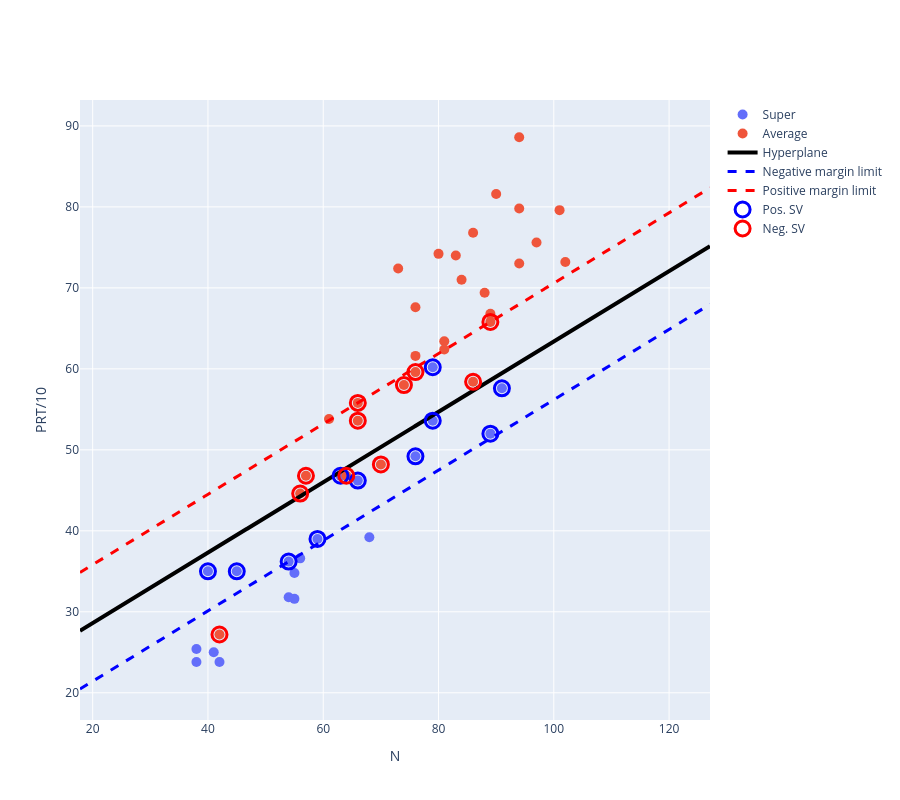

Write notebook code for a chart like this one.
### Markdown cell above
Plot data, and SVs.

### Code cell
# Plot the data points, the hyperplane, the margin limits, and the support vectors
svs = clf.support_vectors_ # The support vectors are the samples in the training set that correspond to the non-zero alphas, which are the samples that lie on the margin or within the margin and have a significant influence on the position of the hyperplane. The support vectors can be accessed using the support_vectors_ attribute of the trained SVM model.
ixNegSv = np.where(y_train[clf.support_]==-1)[0] # The indexes of the negative support vectors are obtained by checking which support vectors correspond to samples in the training set that have a class label of -1.
ixPosSv = np.where(y_train[clf.support_]==1)[0] # The indexes of the positive support vectors are obtained by checking which support vectors correspond to samples in the training set that have a class label of 1.
posSv = svs[ixPosSv,:] # Positive suport vectors
negSv = svs[ixNegSv,:] # Negative support vectors

# Decision hyperplane and margin limits
# The hyperplane is defined by the equation w[0]*x1 + w[1]*x2 + b = 0, which can be rearranged to x2 = -w[0]/w[1]*x1 - b/w[1]
xx = np.arange(np.min(X[:,0])-0.2,np.max(X[:,0])+0.2,0.1)
W = clf.coef_[0].squeeze() # The weight vector w can be accessed using the coef_ attribute of the trained SVM model. Since we are using a linear kernel, the weight vector is a 1D array with two elements corresponding to the coefficients for the two features in the dataset.
b = clf.intercept_[0] # The bias term b can be accessed using the intercept_ attribute of the trained SVM model. Since we are using a linear kernel, the bias term is a scalar value.
hyp = -W[0]/W[1]*xx-b/W[1] 
posLine = -W[0]/W[1]*xx-b/W[1]-1/W[1]
negLine = -W[0]/W[1]*xx-b/W[1]+1/W[1]

ixPos=np.where(y_train==1)[0]
ixNeg=np.where(y_train==-1)[0]

fig=go.Figure()
fig.add_trace(go.Scatter(x=X_train[ixPos,0],y=X_train[ixPos,1],name='Super'))
fig.add_trace(go.Scatter(x=X_train[ixNeg,0],y=X_train[ixNeg,1],name='Average'))
fig.update_traces(marker=dict(size=10))
fig.update_traces(mode='markers')

fig.add_trace(go.Scatter(x=xx,y=hyp,mode='lines', line=dict(color="black",width=4),name='Hyperplane'))
fig.add_trace(go.Scatter(x=xx,y=negLine,mode='lines', line=dict(color="blue",width=3,dash='dash'),name='Negative margin limit'))
fig.add_trace(go.Scatter(x=xx,y=posLine,mode='lines', line=dict(color="red",width=3,dash='dash'),name='Positive margin limit'))

fig.add_trace(go.Scatter(x=posSv[:,0],y=posSv[:,1],mode='markers',name='Pos. SV',
                         marker_size=15,marker_symbol="circle-open",marker=dict(color="blue",
                                                                                line=dict(width=3,color='blue'))))
fig.add_trace(go.Scatter(x=negSv[:,0],y=negSv[:,1],mode='markers',name='Neg. SV',
                         marker_size=15,marker_symbol="circle-open",marker=dict(color="red",
                                                                                line=dict(width=3,color='red'))))

fig.update_xaxes(title_text='N')
fig.update_yaxes(title_text='PRT/10')
fig.update_layout(
    autosize=False,
    width=900,
    height=800)

fig.show()

### Figure 1 — Plotly figure (JSON) as saved in the notebook; plotly's stock layout.template omitted (floating-point values rounded to 4 significant figures; data arrays with more than 128 entries replaced by an {"elided": "..."} marker saying what was removed)
{"data": [{"marker": {"size": 10}, "mode": "markers", "name": "Super", "type": "scatter", "x": [66.0, 55.0, 76.0, 63.0, 40.0, 79.0, 45.0, 54.0, 89.0, 38.0, 38.0, 68.0, 54.0, 42.0, 56.0, 55.0, 41.0, 79.0, 59.0, 91.0], "y": [46.2, 31.6, 49.2, 46.8, 35.0, 53.6, 35.0, 36.2, 52.0, 25.4, 23.8, 39.2, 31.8, 23.8, 36.6, 34.8, 25.0, 60.2, 39.0, 57.6]}, {"marker": {"size": 10}, "mode": "markers", "name": "Average", "type": "scatter", "x": [84.0, 102.0, 66.0, 101.0, 80.0, 74.0, 90.0, 76.0, 76.0, 94.0, 89.0, 83.0, 42.0, 89.0, 88.0, 94.0, 66.0, 94.0, 86.0, 64.0, 61.0, 73.0, 56.0, 81.0, 81.0, 86.0, 57.0, 76.0, 70.0, 97.0], "y": [71.0, 73.2, 53.6, 79.6, 74.2, 58.0, 81.6, 59.6, 67.6, 79.8, 66.8, 74.0, 27.2, 65.8, 69.4, 73.0, 55.8, 88.6, 58.4, 46.8, 53.8, 72.4, 44.6, 63.4, 62.4, 76.8, 46.8, 61.6, 48.2, 75.6]}, {"line": {"color": "black", "width": 4}, "mode": "lines", "name": "Hyperplane", "type": "scatter", "x": {"elided": "1094 float values"}, "y": {"elided": "1094 float values"}}, {"line": {"color": "blue", "dash": "dash", "width": 3}, "mode": "lines", "name": "Negative margin limit", "type": "scatter", "x": {"elided": "1094 float values"}, "y": {"elided": "1094 float values"}}, {"line": {"color": "red", "dash": "dash", "width": 3}, "mode": "lines", "name": "Positive margin limit", "type": "scatter", "x": {"elided": "1094 float values"}, "y": {"elided": "1094 float values"}}, {"marker": {"color": "blue", "line": {"color": "blue", "width": 3}, "size": 15, "symbol": "circle-open"}, "mode": "markers", "name": "Pos. SV", "type": "scatter", "x": [66.0, 76.0, 63.0, 40.0, 79.0, 45.0, 54.0, 89.0, 79.0, 59.0, 91.0], "y": [46.2, 49.2, 46.8, 35.0, 53.6, 35.0, 36.2, 52.0, 60.2, 39.0, 57.6]}, {"marker": {"color": "red", "line": {"color": "red", "width": 3}, "size": 15, "symbol": "circle-open"}, "mode": "markers", "name": "Neg. SV", "type": "scatter", "x": [66.0, 74.0, 76.0, 42.0, 89.0, 66.0, 86.0, 64.0, 56.0, 57.0, 70.0], "y": [53.6, 58.0, 59.6, 27.2, 65.8, 55.8, 58.4, 46.8, 44.6, 46.8, 48.2]}], "layout": {"autosize": false, "height": 800, "width": 900, "xaxis": {"title": {"text": "N"}}, "yaxis": {"title": {"text": "PRT/10"}}}}
